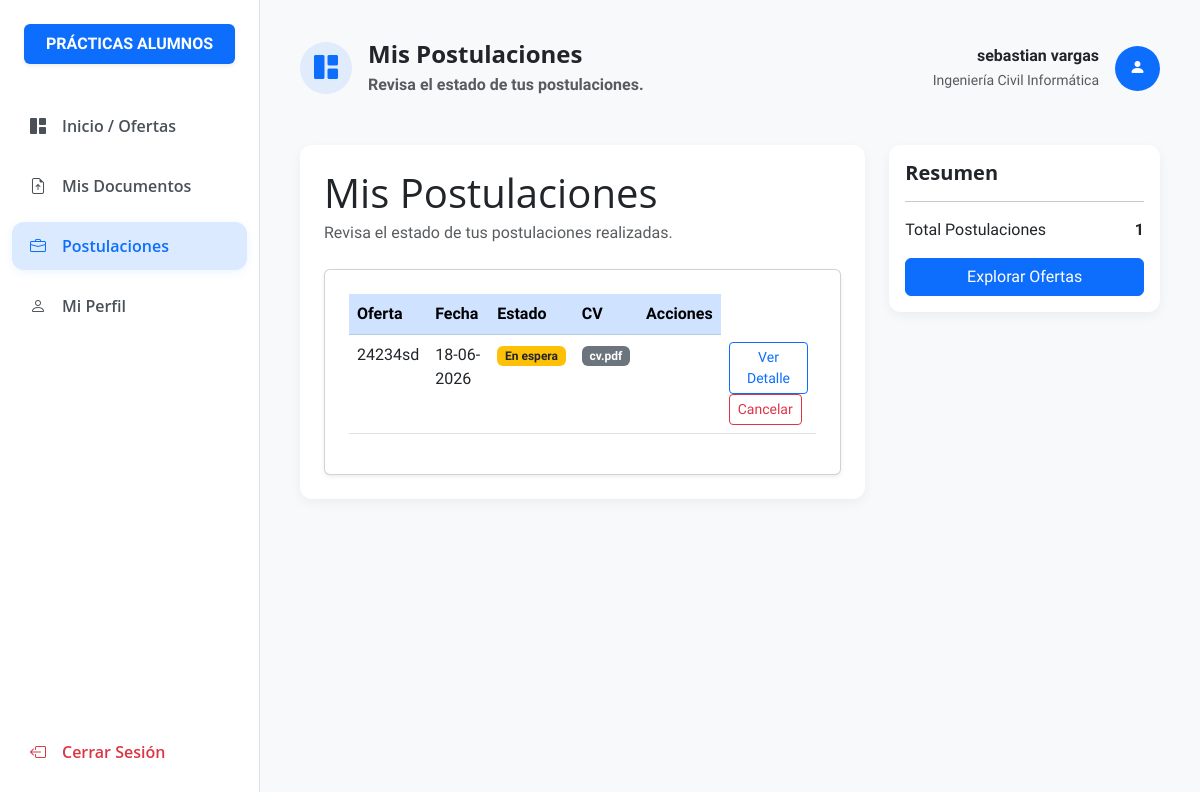
The page /Inicio/estudiante/inicio.php?pagina=postulaciones (signed in) on the database as committed earlier.
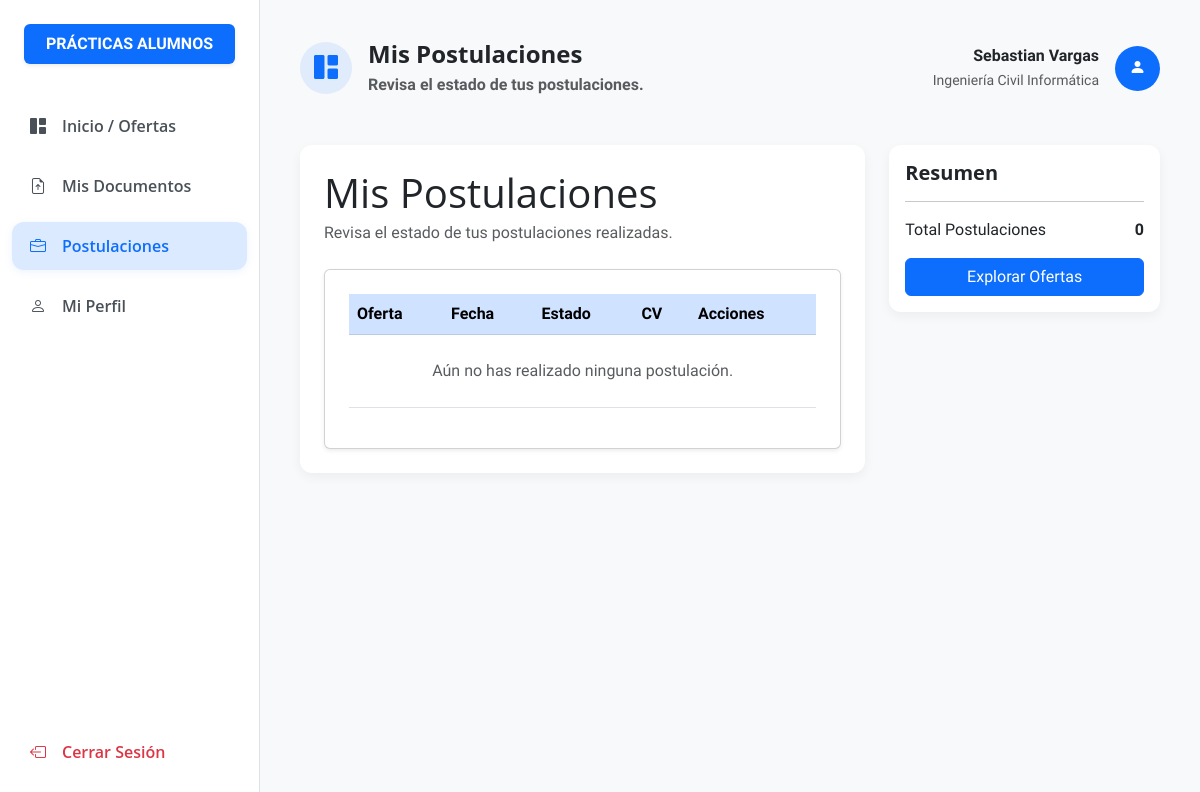
The same page on the database as committed later.
### tables this page shows
CREATE TABLE `estudiante` (
  `id_usuario` int(11) NOT NULL,
  `id_carrera` int(11) NOT NULL,
  `nombre` varchar(100) NOT NULL,
  `apellido` varchar(100) NOT NULL,
  `nivel_curricular` int(11) NOT NULL COMMENT 'Semestre o nivel de avance',
  `habilidades` text DEFAULT NULL COMMENT 'Habilidades declaradas para matching',
  `ramos_aprobados` int(11) NOT NULL COMMENT 'Ramos aprobados, validación BR-04',
  `cv_estudiante` varchar(255) DEFAULT NULL,
  `archivo_cedula` varchar(255) DEFAULT NULL,
  `archivo_alumno_regular` varchar(255) DEFAULT NULL,
  `documentos_aprobados` tinyint(1) DEFAULT 0,
  `motivo_rechazo` varchar(255) DEFAULT NULL,
  PRIMARY KEY (`id_usuario`),
  KEY `id_carrera` (`id_carrera`),
  CONSTRAINT `estudiante_ibfk_1` FOREIGN KEY (`id_usuario`) REFERENCES `usuario` (`id_usuario`),
  CONSTRAINT `estudiante_ibfk_2` FOREIGN KEY (`id_carrera`) REFERENCES `carrera` (`id_carrera`)
);

CREATE TABLE `carrera` (
  `id_carrera` int(11) NOT NULL AUTO_INCREMENT,
  `id_institucion` int(11) NOT NULL,
  `nombre_carrera` varchar(255) NOT NULL,
  `codigo` varchar(20) NOT NULL,
  PRIMARY KEY (`id_carrera`),
  UNIQUE KEY `codigo` (`codigo`),
  KEY `id_institucion` (`id_institucion`),
  CONSTRAINT `carrera_ibfk_1` FOREIGN KEY (`id_institucion`) REFERENCES `institucion` (`id_institucion`)
);

CREATE TABLE `postulacion` (
  `id_postulacion` int(11) NOT NULL AUTO_INCREMENT,
  `id_estudiante` int(11) NOT NULL,
  `id_oferta` int(11) NOT NULL,
  `fecha_postulacion` timestamp NOT NULL DEFAULT current_timestamp(),
  `estado_postulacion` enum('espera','aceptada','rechazada') NOT NULL DEFAULT 'espera',
  `cv_estudiante` varchar(255) NOT NULL,
  `token_confirmacion` varchar(255) DEFAULT NULL,
  `fecha_limite_confirmacion` datetime DEFAULT NULL,
  PRIMARY KEY (`id_postulacion`),
  KEY `id_estudiante` (`id_estudiante`),
  KEY `id_oferta` (`id_oferta`),
  CONSTRAINT `postulacion_ibfk_1` FOREIGN KEY (`id_estudiante`) REFERENCES `estudiante` (`id_usuario`),
  CONSTRAINT `postulacion_ibfk_2` FOREIGN KEY (`id_oferta`) REFERENCES `oferta_practica` (`id_oferta`)
);

CREATE TABLE `oferta_practica` (
  `id_oferta` int(11) NOT NULL AUTO_INCREMENT,
  `id_carrera` int(11) NOT NULL,
  `id_empresa` int(11) NOT NULL,
  `titulo` varchar(255) NOT NULL,
  `descripcion` text NOT NULL,
  `requisitos` text NOT NULL,
  `cupos` int(11) NOT NULL,
  `duracion_meses` int(11) NOT NULL,
  `estado_oferta` enum('pendiente_aprobacion','activa','rechazada','pausada','cerrada') NOT NULL DEFAULT 'pendiente_aprobacion',
  `fecha_publicacion` timestamp NOT NULL DEFAULT current_timestamp(),
  `fecha_cierre` date DEFAULT NULL,
  PRIMARY KEY (`id_oferta`),
  KEY `id_carrera` (`id_carrera`),
  KEY `id_empresa` (`id_empresa`),
  CONSTRAINT `oferta_practica_ibfk_1` FOREIGN KEY (`id_carrera`) REFERENCES `carrera` (`id_carrera`),
  CONSTRAINT `oferta_practica_ibfk_2` FOREIGN KEY (`id_empresa`) REFERENCES `empresa` (`id_usuario`)
);

### Inicio/estudiante/inicio.php (called while the page is built, shortened)
<?php
require_once 'config_estudiante/auth.php';
$paginas_validas = ['dashboard', 'documentos', 'postulaciones', 'perfil', 'detalle_oferta', 'detalle_bitacora'];
$pagina_actual   = isset($_GET['pagina']) && in_array($_GET['pagina'], $paginas_validas, true)
                   ? $_GET['pagina']
                   : 'dashboard';
require_once 'config_estudiante/header.php';
require_once "paginas/{$pagina_actual}.php";
require_once 'config_estudiante/footer.php';
?>

### Inicio/estudiante/config_estudiante/auth.php (called while the page is built, shortened)
<?php
require_once __DIR__ . '/../../../conexion.php';
$id_estudiante = $_SESSION['id_usuario'];
$sqlEstudiante = "
    SELECT e.*, c.nombre_carrera
    FROM estudiante e
    INNER JOIN carrera c
    ON e.id_carrera = c.id_carrera
    WHERE e.id_usuario = $id_estudiante
";
$resEstudiante = mysqli_query($conexion, $sqlEstudiante);
$estudiante = mysqli_fetch_assoc($resEstudiante);
?>

### Inicio/estudiante/paginas/postulaciones.php (the view, shortened to what this page needs)
<?php
$sql = "
SELECT
    p.id_postulacion,
    p.id_oferta,
    o.titulo,
    p.fecha_postulacion,
    p.estado_postulacion,
    p.cv_estudiante
FROM postulacion p
INNER JOIN oferta_practica o
ON p.id_oferta = o.id_oferta
WHERE p.id_estudiante = $id_estudiante
";
$resultado = mysqli_query($conexion, $sql);
$postulaciones_lista = [];
if ($resultado) {
    while ($fila = mysqli_fetch_assoc($resultado)) {
        $postulaciones_lista[] = $fila;
    }
}
$total_postulaciones = count($postulaciones_lista);
?>
<div class="row">
    <div class="col-lg-8">
        <div class="card card-custom p-4">
            <h1 class="mb-1">Mis Postulaciones</h1>
            <p class="text-muted mb-4">Revisa el estado de tus postulaciones realizadas.</p>
            <div class="card shadow-sm p-4">
                <div class="table-responsive">
                    <table class="table table-hover">
                        <thead class="table-primary">
                            <tr>
                                <th>Oferta</th>
                                <th>Fecha</th>
                                <th>Estado</th>
                                <th>CV</th>
                                <th>Acciones</th>
                            </tr>
                        </thead>
                        <tbody>
                            <?php if (!empty($postulaciones_lista)): ?>
                                <?php foreach ($postulaciones_lista as $fila): ?>
                                    <tr>
                                        <td><?php echo htmlspecialchars($fila['titulo']); ?></td>
                                        <td><?php echo date("d-m-Y", strtotime($fila['fecha_postulacion'])); ?></td>
                                        <td>
                                            <?php
                                            if ($fila['estado_postulacion'] == "aceptada") {
                                                echo '<span class="badge bg-success">Aceptada</span>';
                                            } elseif ($fila['estado_postulacion'] == "rechazada") {
                                                echo '<span class="badge bg-danger">Rechazada</span>';
                                            } else {
                                                echo '<span class="badge bg-warning text-dark">En espera</span>';
                                            }
                                            ?>
                                        </td>
                                        <td>
                                            <span class="badge bg-secondary">
                                                <?php echo !empty($fila['cv_estudiante']) ? htmlspecialchars($fila['cv_estudiante']) : 'Sin CV'; ?>
                                            </span>
                                        </td>
                                        <td>
                                        <td>
                                            <a href="inicio.php?pagina=detalle_oferta&id=<?php echo $fila['id_oferta']; ?>"
                                                class="btn btn-sm btn-outline-primary">
                                                Ver Detalle
                                            </a>
                                            <?php if ($fila['estado_postulacion'] == 'espera'): ?>
                                                <a href="inicio.php?pagina=postulaciones&cancelar=<?php echo $fila['id_postulacion']; ?>"
                                                    class="btn btn-sm btn-outline-danger"
                                                    onclick="return confirm('¿Deseas cancelar esta postulación?')">
                                                    Cancelar
                                                </a>
                                            <?php endif; ?>
                                        </td>
                                        </td>
                                    </tr>
                                <?php endforeach; ?>
                            <?php else: ?>
                                <tr>
                                    <td colspan="5" class="text-center text-muted py-4">Aún no has realizado ninguna
                                        postulación.</td>
                                </tr>
                            <?php endif; ?>
                        </tbody>
                    </table>
                </div>
            </div>
        </div>
    </div>
    <div class="col-lg-4">
        <div class="card card-custom">
            <div class="card-body">
                <h5 class="fw-bold">Resumen</h5>
                <hr>
                <p>Total Postulaciones<span class="float-end fw-bold"><?php echo $total_postulaciones; ?></span></p>
                <a href="inicio.php?pagina=dashboard" class="btn btn-primary w-100">Explorar Ofertas</a>
            </div>
        </div>
    </div>
</div>

### Inicio/estudiante/config_estudiante/header.php (shortened to what this page needs)
<?php
$pagina_actual = isset($pagina_actual) ? $pagina_actual : 'dashboard';
?>
<!DOCTYPE html>
<html lang="es">
<head>
    <link href="https://cdn.jsdelivr.net/npm/bootstrap@5.3.0/dist/css/bootstrap.min.css" rel="stylesheet">
    <link rel="stylesheet" href="https://cdn.jsdelivr.net/npm/bootstrap-icons@1.11.1/font/bootstrap-icons.css">
    <link rel="stylesheet" href="../../assets/css/base.css">
</head>
<body>
    <div class="sidebar d-flex flex-column">
        <div class="p-4 mb-2">
            <div class="bg-primary text-white p-2 rounded text-center fw-bold shadow-sm">
                PRÁCTICAS ALUMNOS
            </div>
        </div>
        <nav class="nav flex-column flex-grow-1">
            <a class="nav-link fw-semibold <?= ($pagina_actual == 'dashboard' || $pagina_actual == 'detalle_oferta') ? 'active' : ''; ?>"
                href="inicio.php?pagina=dashboard">
                <i class="bi bi-grid-1x2-fill me-2"></i>Inicio / Ofertas
            </a>
            <a class="nav-link fw-semibold <?= ($pagina_actual == 'documentos') ? 'active' : ''; ?>"
                href="inicio.php?pagina=documentos">
                <i class="bi bi-file-earmark-arrow-up me-2"></i> Mis Documentos
            </a>
            <a class="nav-link fw-semibold <?= ($pagina_actual == 'postulaciones') ? 'active' : ''; ?>"
                href="inicio.php?pagina=postulaciones">
                <i class="bi bi-briefcase me-2"></i> Postulaciones
            </a>
            <a class="nav-link fw-semibold <?= ($pagina_actual == 'perfil') ? 'active' : ''; ?>"
                href="inicio.php?pagina=perfil">
                <i class="bi bi-person me-2"></i> Mi Perfil
            </a>
            <a class="nav-link fw-semibold text-danger mt-auto mb-4" href="logout.php">
                <i class="bi bi-box-arrow-left me-2"></i> Cerrar Sesión
            </a>
        </nav>
    </div>
    <main class="main-content">
        <header class="d-flex justify-content-between align-items-center mb-5">
            <div class="d-flex align-items-center gap-3">
    <div class="bg-primary bg-opacity-10 rounded-circle d-flex align-items-center justify-content-center"
         style="width:52px;height:52px;">
        <i class="bi bi-grid-1x2-fill text-primary fs-4"></i>
    </div>
    <div>
        <?php if ($pagina_actual === 'dashboard'): ?>
            <h4 class="fw-bold mb-1">Inicio</h4>
            <p class="text-muted fw-semibold mb-0">Hola <?= htmlspecialchars($estudiante['nombre']); ?>, estas son tus ofertas disponibles.</p>
        <?php elseif ($pagina_actual === 'documentos'): ?>
            <h4 class="fw-bold mb-1">Mis Documentos</h4>
            <p class="text-muted fw-semibold mb-0">Administra los documentos requeridos para tu práctica.</p>
        <?php elseif ($pagina_actual === 'postulaciones'): ?>
            <h4 class="fw-bold mb-1">Mis Postulaciones</h4>
            <p class="text-muted fw-semibold mb-0">Revisa el estado de tus postulaciones.</p>
        <?php elseif ($pagina_actual === 'perfil'): ?>
            <h4 class="fw-bold mb-1">Mi Perfil</h4>
            <p class="text-muted fw-semibold mb-0">Actualiza tu información personal y académica.</p>
        <?php endif; ?>
    </div>
</div>
            <div class="d-flex align-items-center">
                <div class="text-end me-3 d-none d-md-block">
                    <p class="mb-0 fw-bold">
                        <?= htmlspecialchars(($estudiante['nombre'] ?? '') . ' ' . ($estudiante['apellido'] ?? '')); ?>
                    </p>
                    <small class="text-muted"><?= htmlspecialchars($estudiante['nombre_carrera'] ?? ''); ?></small>
                </div>
                <div class="bg-primary text-white rounded-circle d-flex align-items-center justify-content-center"
                    style="width: 45px; height: 45px;">
                    <i class="bi bi-person-fill"></i>
                </div>
            </div>
        </header>

### Inicio/estudiante/config_estudiante/footer.php (shortened to what this page needs)
    </main>
</body>
</html>

### assets/css/base.css (style rules this page uses)
h1, h2, h3, h4, h5, a, button { font-family: "Open sans", sans-serif; }
p, span, input, body { font-family: "Raleway", sans-serif; }
:root { --sidebar-width: 260px; --primary-blue: #0d6efd; --bg-gray: #f8f9fa; }
body { background-color: var(--bg-gray); }
.sidebar { width: var(--sidebar-width); height: 100vh; position: fixed; background: white; border-right: 1px solid #dee2e6; z-index: 1000; }
.main-content { margin-left: var(--sidebar-width); padding: 40px; }
.nav-link { color:#495057; padding:12px 18px; margin:6px 12px; border-radius:12px; display:flex; align-items:center; gap:8px; font-weight:600; transition:all .2s ease; }
.nav-link.active { background:#dbeafe; color:#0d6efd; font-weight:700; box-shadow:0 2px 8px rgba(13,110,253,.08); }
.nav-link.active i { color:#0d6efd; }
.card-custom { border: none; border-radius: 12px; box-shadow: 0 4px 12px rgba(0, 0, 0, 0.05); }

Rows that differ between the two databases and show on the page:
removed postulacion: id_oferta.titulo "24234sd", fecha_postulacion "18-06-2026", estado_postulacion "En espera", cv_estudiante "cv.pdf"
changed estudiante "Ingeniería Civil Informática": nombre+apellido "sebastian vargas" → "Sebastian Vargas"
Other text that changed with them:
$total_postulaciones: "1" → "0"
text now shown: "Aún no has realizado ninguna postulación."
